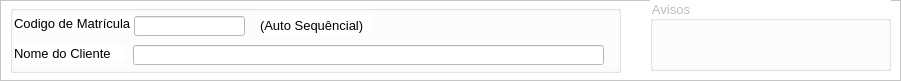
         <widget class="QFrame" name="frame_2">
          <property name="geometry">
           <rect>
            <x>10</x>
            <y>20</y>
            <width>901</width>
            <height>81</height>
           </rect>
          </property>
          <property name="styleSheet">
           <string notr="true">background-color: rgb(255, 255, 255);</string>
          </property>
          <property name="frameShape">
           <enum>QFrame::StyledPanel</enum>
          </property>
          <property name="frameShadow">
           <enum>QFrame::Raised</enum>
          </property>
          <widget class="QGroupBox" name="groupBox_12">
           <property name="enabled">
            <bool>false</bool>
           </property>
           <property name="geometry">
            <rect>
             <x>650</x>
             <y>0</y>
             <width>241</width>
             <height>71</height>
            </rect>
           </property>
           <property name="font">
            <font>
             <pointsize>10</pointsize>
            </font>
           </property>
           <property name="title">
            <string>Avisos</string>
           </property>
          </widget>
          <widget class="QGroupBox" name="groupBox_29">
           <property name="geometry">
            <rect>
             <x>10</x>
             <y>5</y>
             <width>611</width>
             <height>68</height>
            </rect>
           </property>
           <property name="title">
            <string/>
           </property>
           <widget class="QLabel" name="label">
            <property name="geometry">
             <rect>
              <x>4</x>
              <y>10</y>
              <width>121</width>
              <height>16</height>
             </rect>
            </property>
            <property name="font">
             <font>
              <family>Arial</family>
              <pointsize>10</pointsize>
             </font>
            </property>
            <property name="text">
             <string>Codigo de Matrícula</string>
            </property>
           </widget>
           <widget class="QLabel" name="label_14">
            <property name="geometry">
             <rect>
              <x>4</x>
              <y>40</y>
              <width>111</width>
              <height>16</height>
             </rect>
            </property>
            <property name="font">
             <font>
              <family>Arial</family>
              <pointsize>10</pointsize>
             </font>
            </property>
            <property name="text">
             <string>Nome do Cliente</string>
            </property>
           </widget>
           <widget class="QLineEdit" name="codMatricula">
            <property name="enabled">
             <bool>false</bool>
            </property>
            <property name="geometry">
             <rect>
              <x>124</x>
              <y>11</y>
              <width>111</width>
              <height>20</height>
             </rect>
            </property>
            <property name="toolTip">
             <string>Auto Sequêncial</string>
            </property>
            <property name="styleSheet">
             <string notr="true">background-color: rgb(255, 255, 255);</string>
            </property>
           </widget>
           <widget class="QLineEdit" name="nomeCliente">
            <property name="geometry">
             <rect>
              <x>123</x>
              <y>40</y>
              <width>471</width>
              <height>20</height>
             </rect>
            </property>
            <property name="font">
             <font>
              <family>Arial</family>
              <pointsize>10</pointsize>
             </font>
            </property>
            <property name="styleSheet">
             <string notr="true">background-color: rgb(255, 255, 255);</string>
            </property>
            <property name="text">
             <string/>
            </property>
           </widget>
           <widget class="QLabel" name="label_37">
            <property name="geometry">
             <rect>
              <x>250</x>
              <y>10</y>
              <width>111</width>
              <height>20</height>
             </rect>
            </property>
            <property name="font">
             <font>
              <family>Arial</family>
              <pointsize>10</pointsize>
             </font>
            </property>
            <property name="styleSheet">
             <string notr="true">color: rgb(0, 0, 0);</string>
            </property>
            <property name="text">
             <string>(Auto Sequêncial)</string>
            </property>
           </widget>
          </widget>
         </widget>
